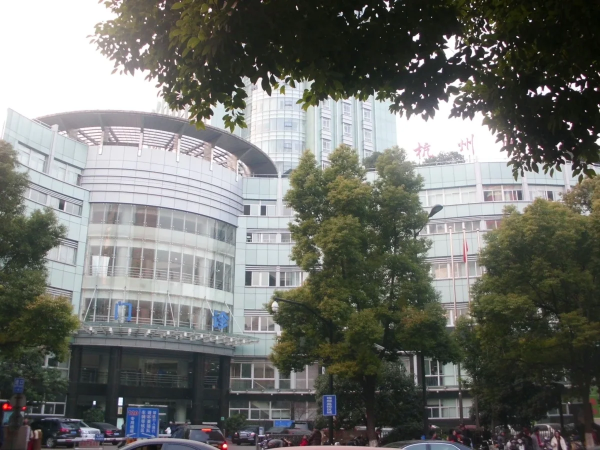
#> input picture src/assets/real-photos/hangzhou/hangzhou-first.webp, 1200 x 900 px (shown at 1/2 size); its folder holds only this picture in this run
$ python source-hangzhou-contact-sheet.py
#> lines starting #> are read from the running program, lines starting #| are printed output that depends on the picture
"""Create a review-only contact sheet; do not modify any source photographs."""
from pathlib import Path
from PIL import Image, ImageOps, ImageDraw
import tempfile

root = Path(__file__).resolve().parent.parent
photos = sorted((root / 'src/assets/real-photos/hangzhou').glob('*.webp'))
columns, cell_w, cell_h = 3, 440, 370
sheet = Image.new('RGB', (columns * cell_w, ((len(photos) + columns - 1) // columns) * cell_h), '#eeeeee')
#> sheet: PIL image 1320x370 RGB; every value is 238
draw = ImageDraw.Draw(sheet)
for index, path in enumerate(photos):
    photograph = Image.open(path).convert('RGB')
#> photograph is the input picture: PIL image 1200x900 RGB; mean R, G, B 112.3, 114, 109.5
    tile = ImageOps.contain(photograph, (420, 330))
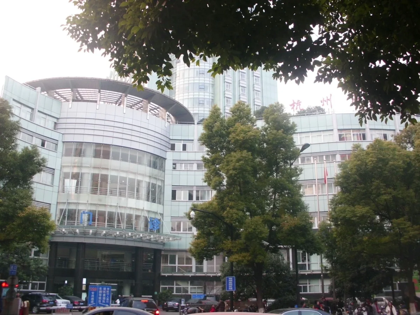
#> tile: PIL image 420x315 RGB; mean R, G, B 112.3, 114, 109.5
    x, y = (index % columns) * cell_w, (index // columns) * cell_h
    sheet.paste(tile, (x + (cell_w - tile.width) // 2, y + 10 + (330 - tile.height) // 2))
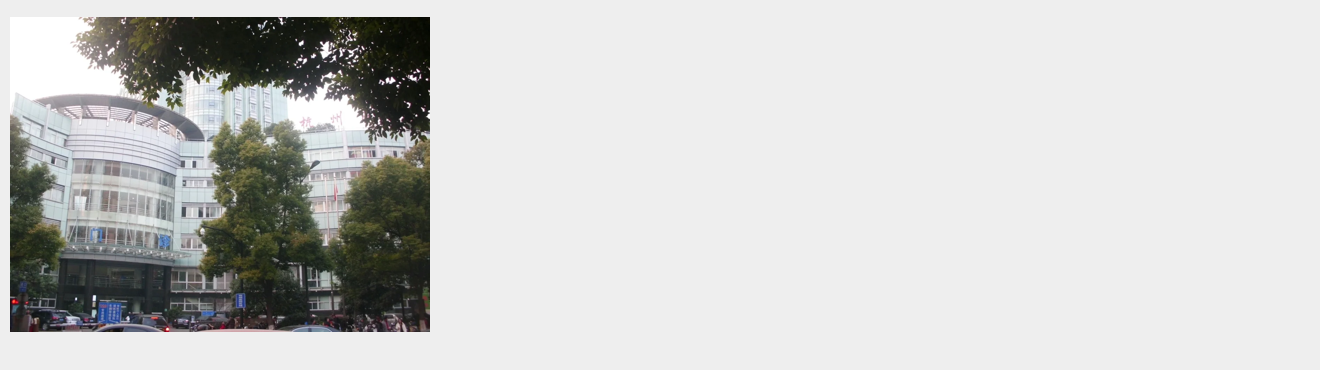
#> sheet: PIL image 1320x370 RGB; mean R, G, B 203.9, 204.4, 203.2
    draw.text((x + 12, y + 345), path.name, fill='#111111')
review_dir = Path(tempfile.mkdtemp(prefix='celadon-hangzhou-photo-review-'))
output = review_dir / 'contact-sheet.jpg'
sheet.save(output, quality=92)
print(output)

$ run again, on src/assets/real-photos/hangzhou/zhejiang-chinese-medicine.webp
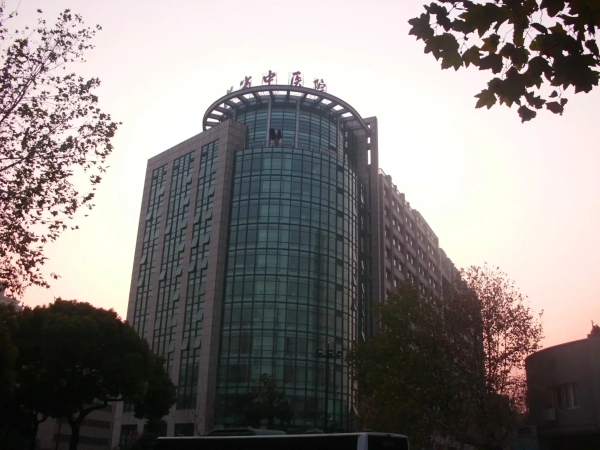
#> input picture src/assets/real-photos/hangzhou/zhejiang-chinese-medicine.webp, 1200 x 900 px (shown at 1/2 size)
#> photograph is the input picture: PIL image 1200x900 RGB; mean R, G, B 133.7, 128.1, 125.9
#> `tile = ImageOps.contain(photograph, (420, 330))`:
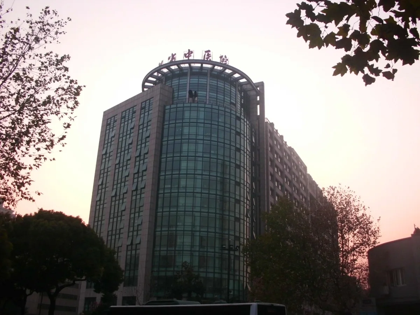
#> tile: PIL image 420x315 RGB; mean R, G, B 133.7, 128.1, 125.9
#> `sheet.save(output, quality=92)`:
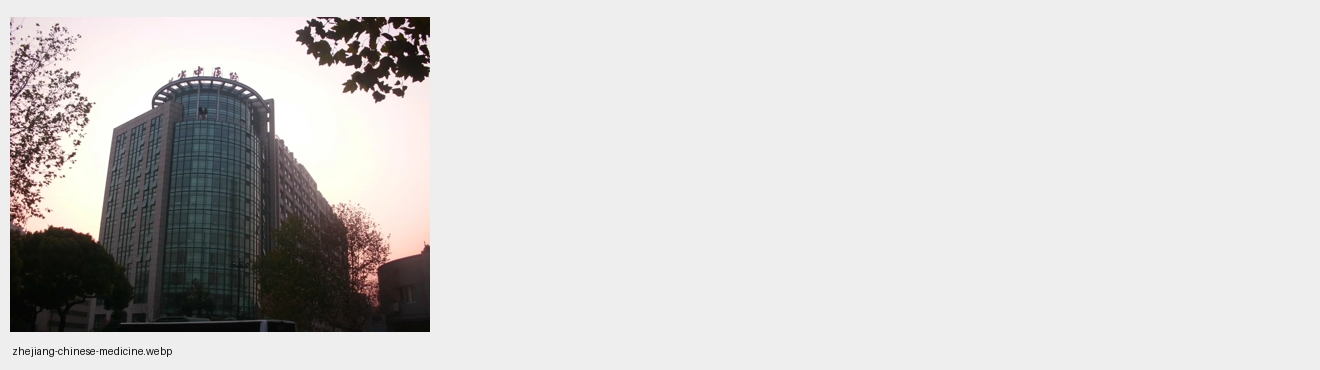
#> saved as contact-sheet.jpg: PIL image 1320x370 RGB; mean R, G, B 209.6, 208.1, 207.5

$ run again, on src/assets/real-photos/hangzhou/hangzhou-third.webp
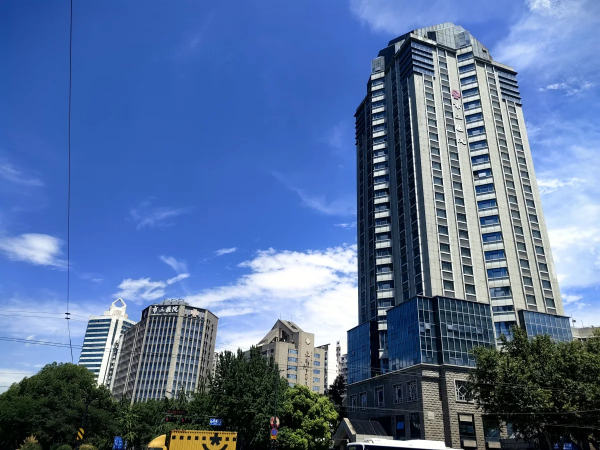
#> input picture src/assets/real-photos/hangzhou/hangzhou-third.webp, 1200 x 900 px (shown at 1/2 size)
#> photograph is the input picture: PIL image 1200x900 RGB; mean R, G, B 86.7, 111.7, 153.5
#> `tile = ImageOps.contain(photograph, (420, 330))`:
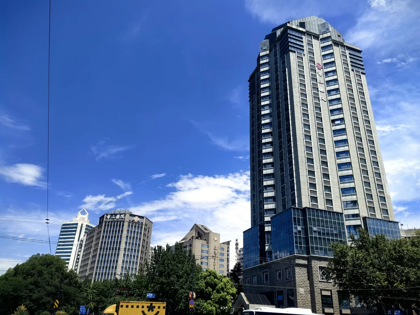
#> tile: PIL image 420x315 RGB; mean R, G, B 86.7, 111.7, 153.5
#> `sheet.paste(tile, (x + (cell_w - tile.width) // 2, y + 10 + (330 - til..`:
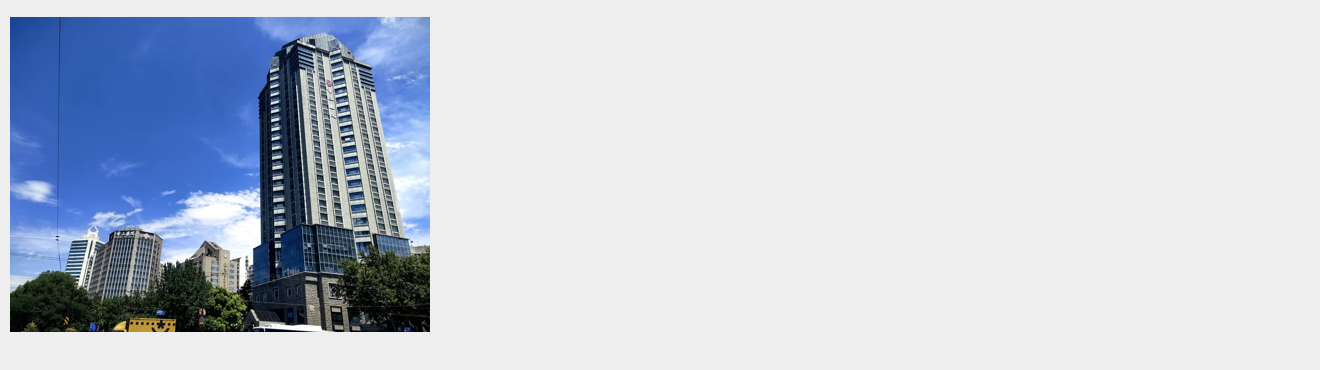
#> sheet: PIL image 1320x370 RGB; mean R, G, B 197, 203.8, 215.1
